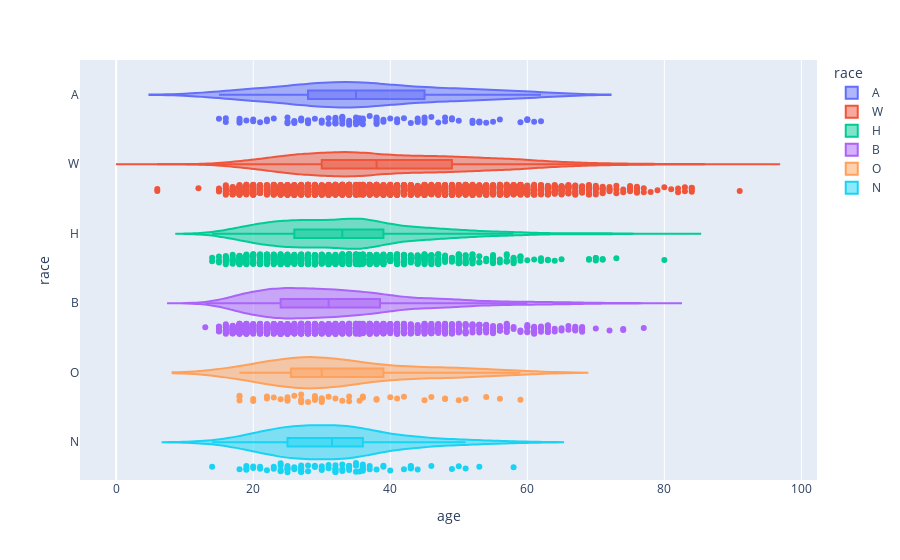

The cell this chart's notebook holds for it:
### Code cell
import plotly.express as px
fig = px.violin(wrangled1, y='race', x='age', color='race', box=True, points='all', hover_data=wrangled1.columns)
fig.show()

### Figure 1 — Plotly figure (JSON) as saved in the notebook; plotly's stock layout.template omitted (floating-point values rounded to 4 significant figures; data arrays with more than 128 entries replaced by an {"elided": "..."} marker saying what was removed)
{"data": [{"alignmentgroup": "True", "box": {"visible": true}, "customdata": {"elided": "93x8 mixed values"}, "hovertemplate": "race=%{customdata[2]}<br>age=%{customdata[0]}<br>gender=%{customdata[1]}<br>state=%{customdata[3]}<br>signs_of_mental_illness=%{customdata[4]}<br>threat_level=%{customdata[5]}<br>flee=%{customdata[6]}<br>body_camera=%{customdata[7]}<extra></extra>", "legendgroup": "A", "marker": {"color": "#636efa"}, "name": "A", "offsetgroup": "A", "orientation": "h", "points": "all", "scalegroup": "True", "showlegend": true, "type": "violin", "x": [53, 35, 35, 28, 28, 39, 32, 60, 59, 31, 44, 25, 39, 35.52, 40, 38, 53, 41, 34, 28, 33, 27, 61, 18, 44, 45, 15, 26, 48, 37, 32, 41, 33, 45, 30, 33, 43, 18, 20, 19, 22, 28, 56, 29, 22, 35, 27, 52, 38, 27, 21, 18, 34, 36, 55, 60, 62, 38, 53, 44, 25, 48, 36, 42, 30, 36, 38, 32, 34, 20, 16, 47, 31, 54, 49, 35, 26, 23, 49, 46, 45, 35.52, 32, 38, 52, 33, 25, 60, 16, 33, 50, 26, 32], "x0": " ", "xaxis": "x", "y": ["A", "A", "A", "A", "A", "A", "A", "A", "A", "A", "A", "A", "A", "A", "A", "A", "A", "A", "A", "A", "A", "A", "A", "A", "A", "A", "A", "A", "A", "A", "A", "A", "A", "A", "A", "A", "A", "A", "A", "A", "A", "A", "A", "A", "A", "A", "A", "A", "A", "A", "A", "A", "A", "A", "A", "A", "A", "A", "A", "A", "A", "A", "A", "A", "A", "A", "A", "A", "A", "A", "A", "A", "A", "A", "A", "A", "A", "A", "A", "A", "A", "A", "A", "A", "A", "A", "A", "A", "A", "A", "A", "A", "A"], "y0": " ", "yaxis": "y"}, {"alignmentgroup": "True", "box": {"visible": true}, "customdata": {"elided": "2473x8 mixed values"}, "hovertemplate": "race=%{customdata[2]}<br>age=%{customdata[0]}<br>gender=%{customdata[1]}<br>state=%{customdata[3]}<br>signs_of_mental_illness=%{customdata[4]}<br>threat_level=%{customdata[5]}<br>flee=%{customdata[6]}<br>body_camera=%{customdata[7]}<extra></extra>", "legendgroup": "W", "marker": {"color": "#EF553B"}, "name": "W", "offsetgroup": "W", "orientation": "h", "points": "all", "scalegroup": "True", "showlegend": true, "type": "violin", "x": {"elided": "2473 float values"}, "x0": " ", "xaxis": "x", "y": {"elided": "2473 str values"}, "y0": " ", "yaxis": "y"}, {"alignmentgroup": "True", "box": {"visible": true}, "customdata": {"elided": "902x8 mixed values"}, "hovertemplate": "race=%{customdata[2]}<br>age=%{customdata[0]}<br>gender=%{customdata[1]}<br>state=%{customdata[3]}<br>signs_of_mental_illness=%{customdata[4]}<br>threat_level=%{customdata[5]}<br>flee=%{customdata[6]}<br>body_camera=%{customdata[7]}<extra></extra>", "legendgroup": "H", "marker": {"color": "#00cc96"}, "name": "H", "offsetgroup": "H", "orientation": "h", "points": "all", "scalegroup": "True", "showlegend": true, "type": "violin", "x": {"elided": "902 float values"}, "x0": " ", "xaxis": "x", "y": {"elided": "902 str values"}, "y0": " ", "yaxis": "y"}, {"alignmentgroup": "True", "box": {"visible": true}, "customdata": {"elided": "1296x8 mixed values"}, "hovertemplate": "race=%{customdata[2]}<br>age=%{customdata[0]}<br>gender=%{customdata[1]}<br>state=%{customdata[3]}<br>signs_of_mental_illness=%{customdata[4]}<br>threat_level=%{customdata[5]}<br>flee=%{customdata[6]}<br>body_camera=%{customdata[7]}<extra></extra>", "legendgroup": "B", "marker": {"color": "#ab63fa"}, "name": "B", "offsetgroup": "B", "orientation": "h", "points": "all", "scalegroup": "True", "showlegend": true, "type": "violin", "x": {"elided": "1296 float values"}, "x0": " ", "xaxis": "x", "y": {"elided": "1296 str values"}, "y0": " ", "yaxis": "y"}, {"alignmentgroup": "True", "box": {"visible": true}, "customdata": {"elided": "48x8 mixed values"}, "hovertemplate": "race=%{customdata[2]}<br>age=%{customdata[0]}<br>gender=%{customdata[1]}<br>state=%{customdata[3]}<br>signs_of_mental_illness=%{customdata[4]}<br>threat_level=%{customdata[5]}<br>flee=%{customdata[6]}<br>body_camera=%{customdata[7]}<extra></extra>", "legendgroup": "O", "marker": {"color": "#FFA15A"}, "name": "O", "offsetgroup": "O", "orientation": "h", "points": "all", "scalegroup": "True", "showlegend": true, "type": "violin", "x": [48, 42, 34, 46, 20, 24, 48, 30, 27, 18, 18, 27, 28, 30, 50, 38, 29, 56, 29, 25, 29, 54, 36, 22, 18, 30, 41, 29, 25, 38, 25, 27, 32, 33, 26, 35.52, 51, 36, 45, 59, 23, 30, 40, 34, 27, 20, 31, 22], "x0": " ", "xaxis": "x", "y": ["O", "O", "O", "O", "O", "O", "O", "O", "O", "O", "O", "O", "O", "O", "O", "O", "O", "O", "O", "O", "O", "O", "O", "O", "O", "O", "O", "O", "O", "O", "O", "O", "O", "O", "O", "O", "O", "O", "O", "O", "O", "O", "O", "O", "O", "O", "O", "O"], "y0": " ", "yaxis": "y"}, {"alignmentgroup": "True", "box": {"visible": true}, "customdata": {"elided": "78x8 mixed values"}, "hovertemplate": "race=%{customdata[2]}<br>age=%{customdata[0]}<br>gender=%{customdata[1]}<br>state=%{customdata[3]}<br>signs_of_mental_illness=%{customdata[4]}<br>threat_level=%{customdata[5]}<br>flee=%{customdata[6]}<br>body_camera=%{customdata[7]}<extra></extra>", "legendgroup": "N", "marker": {"color": "#19d3f3"}, "name": "N", "offsetgroup": "N", "orientation": "h", "points": "all", "scalegroup": "True", "showlegend": true, "type": "violin", "x": [26, 24, 37, 31, 35, 23, 19, 33, 46, 49, 32, 22, 36, 36, 38, 27, 43, 31, 26, 34, 29, 29, 19, 23, 44, 20, 28, 34, 25, 24, 21, 53, 33, 32, 25, 30, 43, 30, 35, 27, 33, 30, 14, 24, 19, 28, 36, 21, 27, 27, 50, 39, 20, 36, 32, 24, 34, 32, 43, 43, 37, 32, 35.52, 25, 34, 27, 25, 32, 42, 40, 27, 35, 39, 58, 18, 51, 25, 27], "x0": " ", "xaxis": "x", "y": ["N", "N", "N", "N", "N", "N", "N", "N", "N", "N", "N", "N", "N", "N", "N", "N", "N", "N", "N", "N", "N", "N", "N", "N", "N", "N", "N", "N", "N", "N", "N", "N", "N", "N", "N", "N", "N", "N", "N", "N", "N", "N", "N", "N", "N", "N", "N", "N", "N", "N", "N", "N", "N", "N", "N", "N", "N", "N", "N", "N", "N", "N", "N", "N", "N", "N", "N", "N", "N", "N", "N", "N", "N", "N", "N", "N", "N", "N"], "y0": " ", "yaxis": "y"}], "layout": {"legend": {"title": {"text": "race"}, "tracegroupgap": 0}, "margin": {"t": 60}, "violinmode": "overlay", "xaxis": {"anchor": "y", "domain": [0, 1], "title": {"text": "age"}}, "yaxis": {"anchor": "x", "categoryarray": ["N", "O", "B", "H", "W", "A"], "categoryorder": "array", "domain": [0, 1], "title": {"text": "race"}}}}
